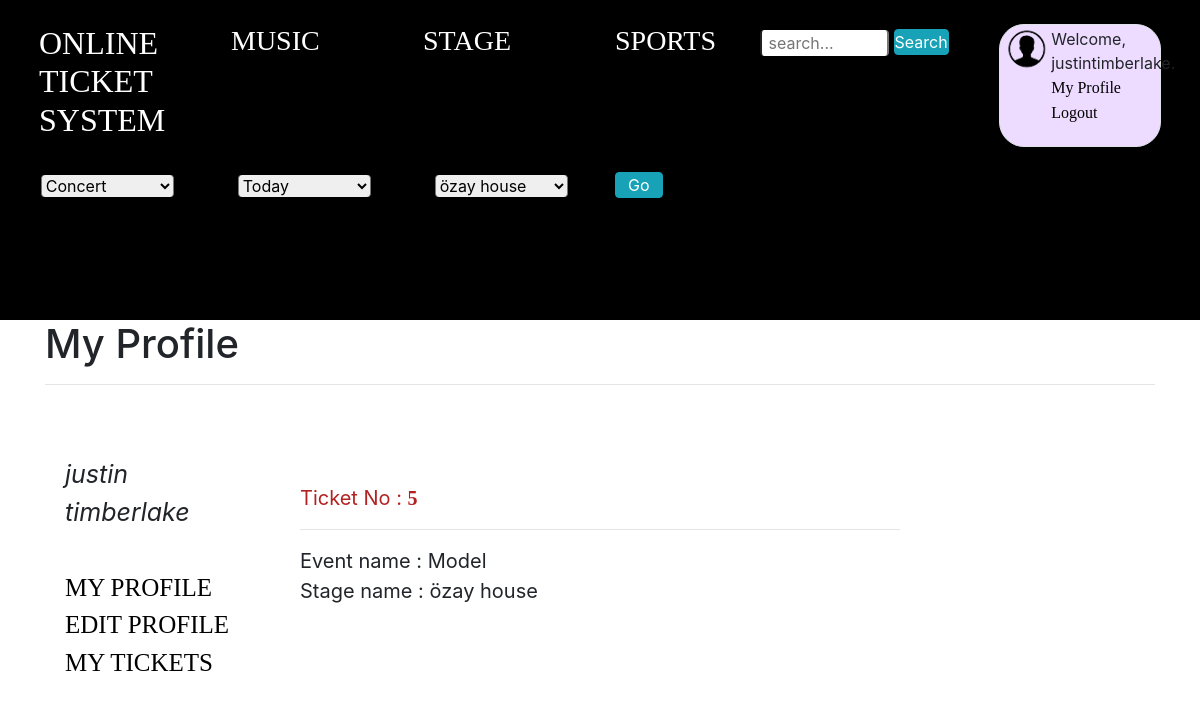
The app's page /transaction/2 (signed in) with its own data.
### website/models.py (models this page shows, shortened)
class Ticket(models.Model):
    event = models.ForeignKey(Event, on_delete=models.CASCADE)
    seat_number = models.CharField(max_length=10)
    user = models.ForeignKey(User, on_delete=models.CASCADE, null=True, blank=True)
    transaction = models.ForeignKey(Transaction, on_delete=models.CASCADE)
    def get_ticket_review_url(self):
        return f"/account/tickets/{self.pk}/preview"

class Event(models.Model):
    TYPE = (
        ('C', 'Concert'),
        ('T', 'Theatre'),
        ('S', 'Sports')
    )
    name = models.CharField(max_length=50)
    stage = models.ForeignKey(Stage, on_delete=models.CASCADE)
    owner = models.ForeignKey(UserProfile, on_delete=models.CASCADE, null=True)
    date = models.DateField()
    quota = models.IntegerField()
    quotastart = models.IntegerField()
    price = models.IntegerField()
    type = models.CharField(max_length=1, choices=TYPE)
    isAvailable = models.BooleanField(default=False)
    isAccepted = models.BooleanField(default=False)
    isRejected = models.BooleanField(default=False)
    rules = models.CharField(max_length=500)
    img = models.URLField(null=True, blank=True)
    def __str__(self):
        return '' + self.name

class Stage(models.Model):
    place = models.CharField(max_length=100)
    address = models.CharField(max_length=200)
    quota = models.IntegerField()
    def __str__(self):
        return '' + self.place

class UserProfile(models.Model):
    id = models.AutoField(primary_key=True)
    GENDER = (
        ('M', 'Male'),
        ('F', 'Female'),
    )
    gender = models.CharField(max_length=1, choices=GENDER)
    birthday = models.DateField()
    phone_number = models.CharField(max_length=11)
    img = models.URLField(null=True, blank=True)
    isOperator = models.BooleanField(default=False)
    user = models.ForeignKey(User, on_delete=models.CASCADE)
    balance = models.IntegerField(default=0)

### website/views.py (the view)
# urls.py: path('transaction/<int:transaction_id>', views.my_tickets_view, name='transaction'),
@login_required
def my_tickets_view(request, transaction_id):
    user = request.user
    user_infos = UserProfile.objects.all().filter(user=user)
    transaction = Transaction.objects.get(pk=transaction_id)
    ticket_list = Ticket.objects.all().filter(transaction=transaction)
    context = {"ticket_list": ticket_list,
               "user_infos": user_infos}
    return render(request, 'profile/my_tickets.html', context)

### website/views.py (called while the page is built)
def return_stage_list(request):
    return {'stage_list': Stage.objects.all()}

### templates/profile/my_tickets.html
{% extends 'profile/profile.html' %}
{% block info %}
    {% for ticket in ticket_list %}
        <p style="color: firebrick;">Ticket No : <a style="color: firebrick; font-weight: bold; font-family: italic" href={{ ticket.get_ticket_review_url}}>{{ ticket.pk }}</a>
        <hr>
            Event name :  {{ ticket.event }} <br> Stage name :   {{ ticket.event.stage}}
        </p>
    {% endfor %}
{% endblock %}

### templates/profile/profile.html (shortened to what this page needs)
{% extends 'base.html' %}
{% block head %}
    {% load static %}
    <link rel="stylesheet" type="text/css" href="{% static "css/profile/profil.css" %}">
{% endblock %}
{% block content %}
<div id="mainDiv">
    <h1 id="header">My Profile</h1>
    <hr>
    <div class="infos">
        {% block info %}{% endblock %}
    </div>
    <div id="main_menu">
        <i>{% for info in user_infos %}
          {{ info.user.first_name }}
          {{ info.user.last_name }}
        {% endfor %}</i><br><br>
        <a href="{% url 'my_profile' %}">My Profile</a><br>
        <a href="{% url 'edit_my_profile' %}">Edit Profile</a><br>
        <a href="{% url 'my_transactions' %}">My Tickets</a><br>
        <br><br>
    </div>
</div>
{% endblock %}

### templates/base.html (shortened to what this page needs)
<!DOCTYPE html>
<html lang="en">
<head>
    <link rel="stylesheet" href="https://stackpath.bootstrapcdn.com/bootstrap/4.4.1/css/bootstrap.min.css">
     {% block head %}
             {% endblock %}
     {% load static %}
    <link rel="stylesheet" type="text/css" href="{% static 'css/base.css' %}">
</head>
<body>
    <header>
  <video playsinline="playsinline" autoplay="autoplay" muted="muted" loop="loop">
    <source src="{% static 'media/homevideo.mp4' %}" type="video/mp4">
  </video>
        <div class="row" id='mainRow'>
            <div class="col-sm-2">
                <div id="webSiteName">
                    <a href="{%  url 'home' %}">
                        <h2>Online Ticket System</h2>
                    </a>
                </div>
            </div>
            <div class="col-sm-2">
                <div class="topicsName">
                    <a href="{% url 'concert_event'  %} ">
                        <h3>Music</h3>
                    </a>
                </div>
            </div>
            <div class="col-sm-2">
                <div class="topicsName">
                    <a href="{% url 'theatre_event'  %} ">
                        <h3>Stage</h3>
                    </a>
                </div>
            </div>
            <div class="col-sm-1">
                <div class="topicsName">
                    <a href="{% url 'sport_event'  %} ">
                        <h3>Sports</h3>
                    </a>
                </div>
            </div>
            <div class="col-md-3">
                <div class="search-container">
                    <form method="GET" action="{% url 'overall_search' %}">
                    <input required name="q" value="{{ request.GET.q }}" placeholder=" search...">
                    <button class="btn btn-info py-0 px-0" type="submit">Search</button>
                    </form>
                </div>
            </div>
            <div class="col-sm-2">
            <div class="border">
                <div class="avatarDiv">
                    <img src={% static "media/user-avatar.png" %} alt="user-avatar">
                </div>
                <div class="accountTextDiv">
                    {% if user.is_authenticated %}
                    <p class="login">Welcome, {{ user.get_username }}.
                    <a href="{% url 'my_profile' %}">My Profile</a>
                        <a href="{% url 'logout' %}">Logout</a></p>
                    {% else %}
                    <p><a  href="{% url 'login' %}">Login</a></p>
                    {% endif %}
                </div>
            </div>
            </div>
        </div>
        <div class="row" id='searchFilterRow'>
            <table>
            <form action="{% url 'opinion_search' %}" method="post" >
            <div class="col-sm-2">
                <div class="categories">
                    <select name="categories">
                        <option value="C">Concert</option>
                    </select>
                </div>
            </div>
            <div class="col-sm-2">
                <div class="categories">
                    <select name="dates">
                        <option value="Today">Today</option>
                    </select>
                </div>
            </div>
            <div class="col-sm-2">
                <div class="categories">
                    <select name="stage_names">
                       {% for stage in stage_list %}
                        <option value="{{ stage.place }}">{{ stage.place }}</option>
                        {% endfor %}
                    </select>
                </div>
            </div>
            <div class="col-sm-1">
                <div class="categories">
                     <button class="btn btn-info py-0 " type="submit">Go</button>
            </div>
                </div>
            </form>
</table>
        </div>
    </header>
    <div class="container-xl">
            {% block content %}
             {% endblock %}
    </div>
</body>
</html>

### website/static/css/profile/profil.css (style rules this page uses)
.infos p { padding-top: 15px; }
.infos { position: relative; width:600px; font-size:20px; height: 100px; margin: auto; margin-top: 7.5%; }
#main_menu a { color: black; }
#main_menu { position: absolute; width:200px; top:57%; font-size: 25px; padding-left:20px; }

### website/static/css/base.css (style rules this page uses)
body { width: 100%; }
a { color: white; font-family: "Century Gothic", serif; text-decoration: none; text-transform: uppercase; }
.accountTextDiv a { color: white; font-family: "Century Gothic", serif; text-decoration: none; text-transform: initial; }
header { position: relative; background-color: black; height: 40vh; min-height: 15rem; width: 100%; overflow: hidden; }
header video { position: absolute; top: 50%; left: 50%; min-width: 100%; min-height: 100%; width: auto; height: auto; z-index: 0; -ms-transform: translateX(-50%) translateY(-50%); -moz-transform: translateX(-50%) translateY(-50%); -webkit-transform: translateX(-50%) translateY(-50%); transform: translateX(-50%) translateY(-50%); }
#webSiteName { float: left; width: 14%; height: 95%; margin: auto; }
.topicsName { float: left; width: 14%; height: 95%; margin: auto; }
.avatarDiv { float: left; width: 30%; height: 95%; margin: auto; margin-left: 2%; }
.avatarDiv img { max-width: 100%; max-height: 100%; }
.border { border-radius: 25px; border-color: #eddcff ; background: #eddcff; width: 100%; height: 100%; }
.accountTextDiv { float: left; width: 60%; height: 95%; margin: auto; padding-top: 1%; }
.accountTextDiv p { width: 100%; }
.search-container { margin: auto; width: 100%; height: 25%; padding-top: 2%; }
.search-container input { margin-left: 19%; width: 50%; webkit-border-radius: 4px !important; -moz-border-radius: 4px !important; border-radius: 4px !important; -webkit-border-top: 4px !important; -moz-border-top: 4px !important; border-top: 4px !important; -webkit-border-bottom: 4px !important; -moz-border-bottom: 4px !important; border-bottom: 4px !important; }
.search-container button { margin-bottom: 2%; }
#searchFilterRow { height: 20%; margin-top: 2%; padding-left: 2%; padding-right: 2%; text-align: center; }
.accountTextDiv a { color: black; }
.row select { webkit-border-radius: 4px !important; -moz-border-radius: 4px !important; border-radius: 4px !important; -webkit-border-top: 4px !important; -moz-border-top: 4px !important; border-top: 4px !important; -webkit-border-bottom: 4px !important; -moz-border-bottom: 4px !important; border-bottom: 4px !important; }
#mainRow { margin: auto; padding-left: 2%; padding-right: 2%; padding-top: 2%; }
.categories { float: left; width: 100%; height: 100%; margin: auto; padding-top: 1.5%; }
.categories select { width: 80%; right: 10%; height: fit-content; }
.categories button { float: left; }

### records on screen
Ticket: pk "5", event "Model", event.stage "özay house"
UserProfile: user.first_name "justin", user.last_name "timberlake"

### other values on screen
{{ user.get_username }} "justintimberlake"
form field stage_names "özay house"
